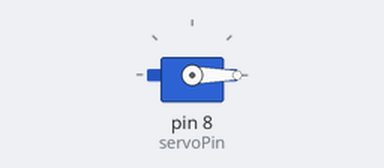
A sketch run on a simulated Arduino Uno, built with avr-gcc and run on an emulated ATmega328P. Parts: servo.

Above: at 0.05 s.
Timing chart, 0 to 4.6 s (numbered marks = the images above):
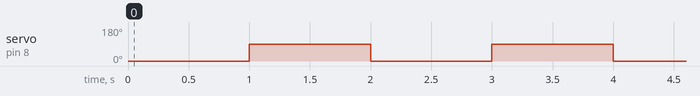

The sketch:

servo_motor.ino
```cpp
#include <Servo.h>

// Define the servo pin
int servoPin = 8;

// Create a Servo object
Servo myServo;

void setup() {
  // Attach the servo to the pin
  myServo.attach(servoPin);
}

void loop() {
  // Move the servo to 0 degrees
  myServo.write(0);
  delay(1000); // Wait for 1 second

  // Move the servo to 90 degrees
  myServo.write(90);
  delay(1000); // Wait for 1 second


}
```

Measured:
- by itself, servo on pin 8 (servoPin): alternates 90° for 1.0 s and 0° for 1.0 s
